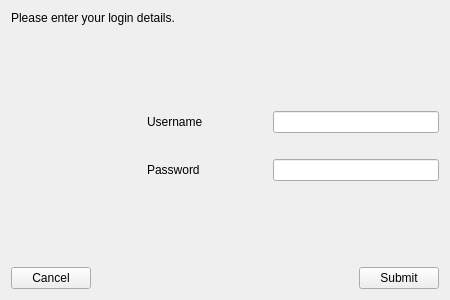
<?xml version="1.0" encoding="UTF-8"?>
<ui version="4.0">
 <class>vpnLogin</class>
 <widget class="QWidget" name="vpnLogin">
  <property name="geometry">
   <rect>
    <x>0</x>
    <y>0</y>
    <width>450</width>
    <height>300</height>
   </rect>
  </property>
  <property name="windowTitle">
   <string>Form</string>
  </property>
  <layout class="QVBoxLayout" name="verticalLayout_2">
   <item>
    <widget class="QLabel" name="label">
     <property name="text">
      <string>Please enter your login details.</string>
     </property>
    </widget>
   </item>
   <item>
    <spacer name="verticalSpacer_2">
     <property name="orientation">
      <enum>Qt::Vertical</enum>
     </property>
     <property name="sizeHint" stdset="0">
      <size>
       <width>20</width>
       <height>40</height>
      </size>
     </property>
    </spacer>
   </item>
   <item>
    <layout class="QHBoxLayout" name="horizontalLayout">
     <item>
      <widget class="QLabel" name="label_2">
       <property name="minimumSize">
        <size>
         <width>130</width>
         <height>0</height>
        </size>
       </property>
       <property name="maximumSize">
        <size>
         <width>130</width>
         <height>16777215</height>
        </size>
       </property>
       <property name="text">
        <string/>
       </property>
       <property name="pixmap">
        <pixmap resource="res.qrc">:/img/login.png</pixmap>
       </property>
      </widget>
     </item>
     <item>
      <layout class="QFormLayout" name="formLayout">
       <item row="0" column="0">
        <widget class="QLabel" name="label_3">
         <property name="minimumSize">
          <size>
           <width>120</width>
           <height>0</height>
          </size>
         </property>
         <property name="text">
          <string>Username</string>
         </property>
        </widget>
       </item>
       <item row="0" column="1">
        <widget class="QLineEdit" name="leUsername"/>
       </item>
       <item row="1" column="0">
        <widget class="QLabel" name="label_4">
         <property name="text">
          <string> </string>
         </property>
        </widget>
       </item>
       <item row="2" column="0">
        <widget class="QLabel" name="label_5">
         <property name="text">
          <string>Password</string>
         </property>
        </widget>
       </item>
       <item row="2" column="1">
        <widget class="QLineEdit" name="lePassword">
         <property name="echoMode">
          <enum>QLineEdit::Password</enum>
         </property>
        </widget>
       </item>
      </layout>
     </item>
    </layout>
   </item>
   <item>
    <spacer name="verticalSpacer">
     <property name="orientation">
      <enum>Qt::Vertical</enum>
     </property>
     <property name="sizeHint" stdset="0">
      <size>
       <width>20</width>
       <height>40</height>
      </size>
     </property>
    </spacer>
   </item>
   <item>
    <layout class="QHBoxLayout" name="horizontalLayout_2">
     <item>
      <widget class="QPushButton" name="btnCancel">
       <property name="text">
        <string>Cancel</string>
       </property>
      </widget>
     </item>
     <item>
      <spacer name="horizontalSpacer">
       <property name="orientation">
        <enum>Qt::Horizontal</enum>
       </property>
       <property name="sizeHint" stdset="0">
        <size>
         <width>40</width>
         <height>20</height>
        </size>
       </property>
      </spacer>
     </item>
     <item>
      <widget class="QPushButton" name="btnSubmit">
       <property name="text">
        <string>Submit</string>
       </property>
      </widget>
     </item>
    </layout>
   </item>
  </layout>
 </widget>
 <resources>
  <include location="res.qrc"/>
 </resources>
 <connections/>
</ui>
